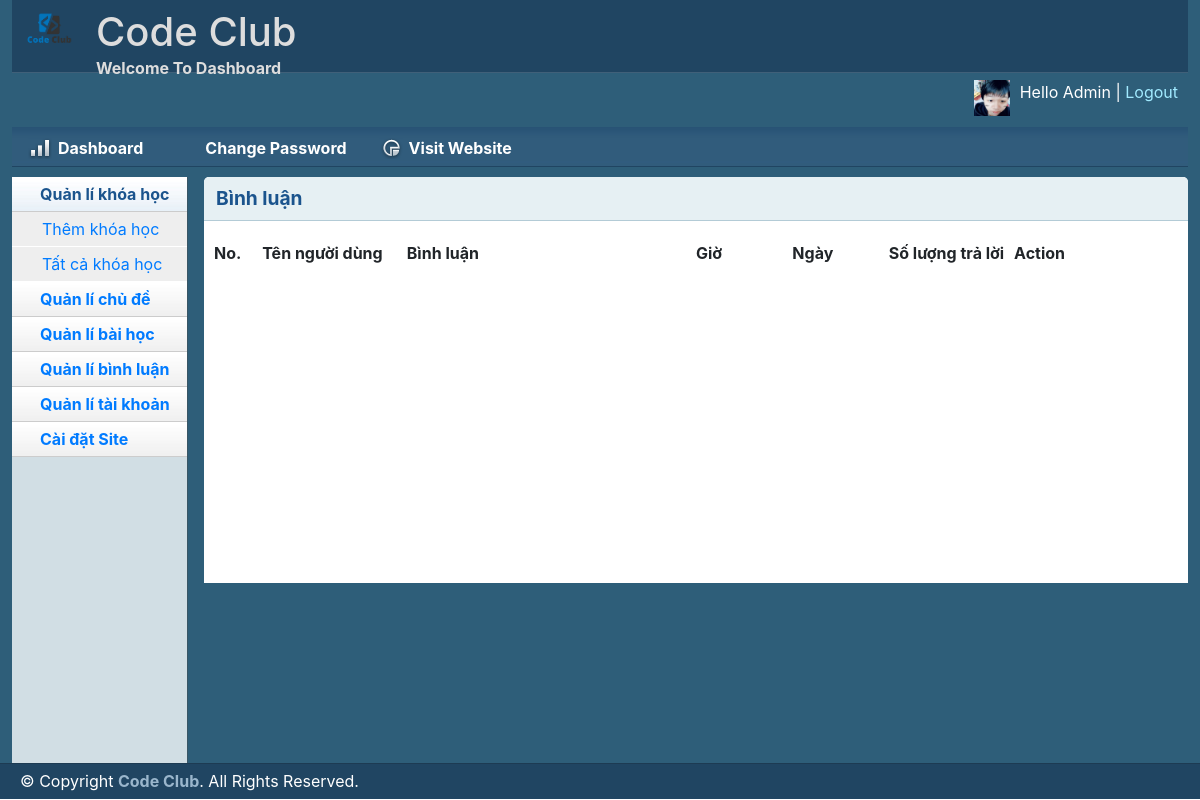
Before: /admin/allcmt.php?id_video=21 (signed in) with the older database file.
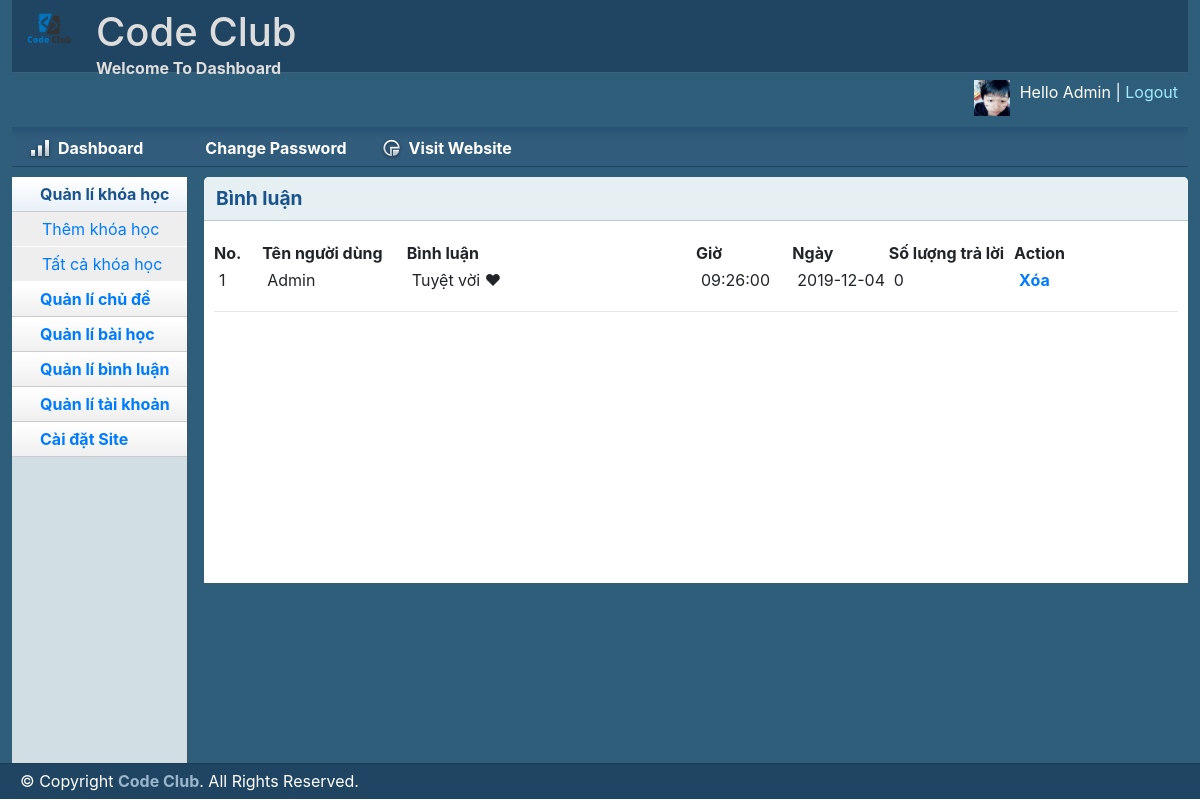
After: the same page with the newer database file.
### tables this page shows
CREATE TABLE `comment` (
  `id_cmt` int(11) NOT NULL,
  `parent_cmt` int(11) DEFAULT 0,
  `comment` text NOT NULL,
  `date` date NOT NULL,
  `house` time NOT NULL,
  `id_video` int(11) NOT NULL,
  `id_tk` int(11) NOT NULL
);

CREATE TABLE `taikhoan` (
  `id_tk` int(11) NOT NULL,
  `name` varchar(255) NOT NULL,
  `image` varchar(255) NOT NULL,
  `email` varchar(100) NOT NULL,
  `pass` varchar(255) NOT NULL,
  `quyen` int(11) NOT NULL
);

### lib/database.php (called while the page is built, shortened)
<?php
Class Database{
   public $host   = DB_HOST;
   public $user   = DB_USER;
   public $pass   = DB_PASS;
   public $dbname = DB_NAME;
   public $link;
private function connectDB(){
   $this->link = new mysqli($this->host, $this->user, $this->pass,
    $this->dbname);
   mysqli_set_charset($this->link,'UTF8');
 }
public function select($query){
  $result = $this->link->query($query) or
   die($this->link->error.__LINE__);
  if($result->num_rows > 0){
    return $result;
  } else {
    return false;
  }
 }
}
?>

### classes/comment.php (called while the page is built, shortened)
<?php
	$filepath = realpath(dirname(__FILE__));
	require_once ($filepath.'/../lib/database.php');
?>
<?php
	class comment
	{
		private $db;
		public function __construct()
		{
			$this->db = new Database();
		}
		public function show_cmt($id_video)
		{
			$query = "SELECT * FROM comment INNER JOIN taikhoan ON comment.id_tk = taikhoan.id_tk
            WHERE id_video = '$id_video' AND parent_cmt = 0";
				$result = $this->db->select($query);
				return $result;
		}
		public function show_soluong_recmt($id_cmt)
		{
			$query = "SELECT  COUNT(parent_cmt) AS 'soluong' FROM comment
            WHERE parent_cmt = '$id_cmt'";
				$result = $this->db->select($query);
				return $result;
		}
	}
 ?>

### admin/allcmt.php (the view, shortened to what this page needs)
<?php include 'inc/header.php';?>
<?php include 'inc/sidebar.php';
    include '../classes/comment.php';
    $cmt = new comment();
    if (isset($_GET['id_video'])) {
        $id_video = $_GET['id_video'];
    }else {
        header('Location: ./404.php');
    }
?>
<div class="grid_10">
    <div class="box round first grid">
        <h2>Bình luận</h2>
        <div class="block">
            <table class="data display datatable" id="example">
            <thead>
                <tr>
                    <th width="5%">No.</th>
                    <th width="15%">Tên người dùng</th>
                    <th width="30%">Bình luận</th>
                    <th width="10%">Giờ</th>
                    <th width="10%">Ngày</th>
                    <th width="13%">Số lượng trả lời</th>
                    <th width="20%">Action</th>
                </tr>
            </thead>
            <tbody>
                <?php
                    $show_cmt = $cmt->show_cmt($id_video);
                        if ($show_cmt) {
                            $i=0;
                            while ($result = $show_cmt->fetch_assoc()) {
                            $i++;
                             $id_cmt = $result['id_cmt'];
                        $show_soluong_recmt = $cmt->show_soluong_recmt($id_cmt);
                             if ($show_soluong_recmt) {
                             while ($resultsl = $show_soluong_recmt->fetch_assoc()) {
                ?>
                <tr class="odd gradeX">
                    <td><?php echo $i; ?></td>
                    <td><?php echo $result['name']; ?></td>
                    <td><?php echo $result['comment']; ?></td>
                    <td><?php echo $result['house']; ?></td>
                    <td><?php echo $result['date']; ?></td>
                    <td><?php echo $resultsl['soluong']; ?></td>
                <td>
                    <a href="?id_video=<?php echo $id_video; ?>&id_cmt=<?php echo $result['id_cmt']; ?>">Xóa</a>
                </td>
                    </tr>
                <?php }}}} ?>
            </tbody>
        </table>
       </div>
    </div>
</div>
<?php include 'inc/footer.php';?>

Changed rows visible on the page:
added comment: id_tk.name "Admin", comment "Tuyệt vời ♥", house "09:26:00", date "2019-12-04", soluong "0"
